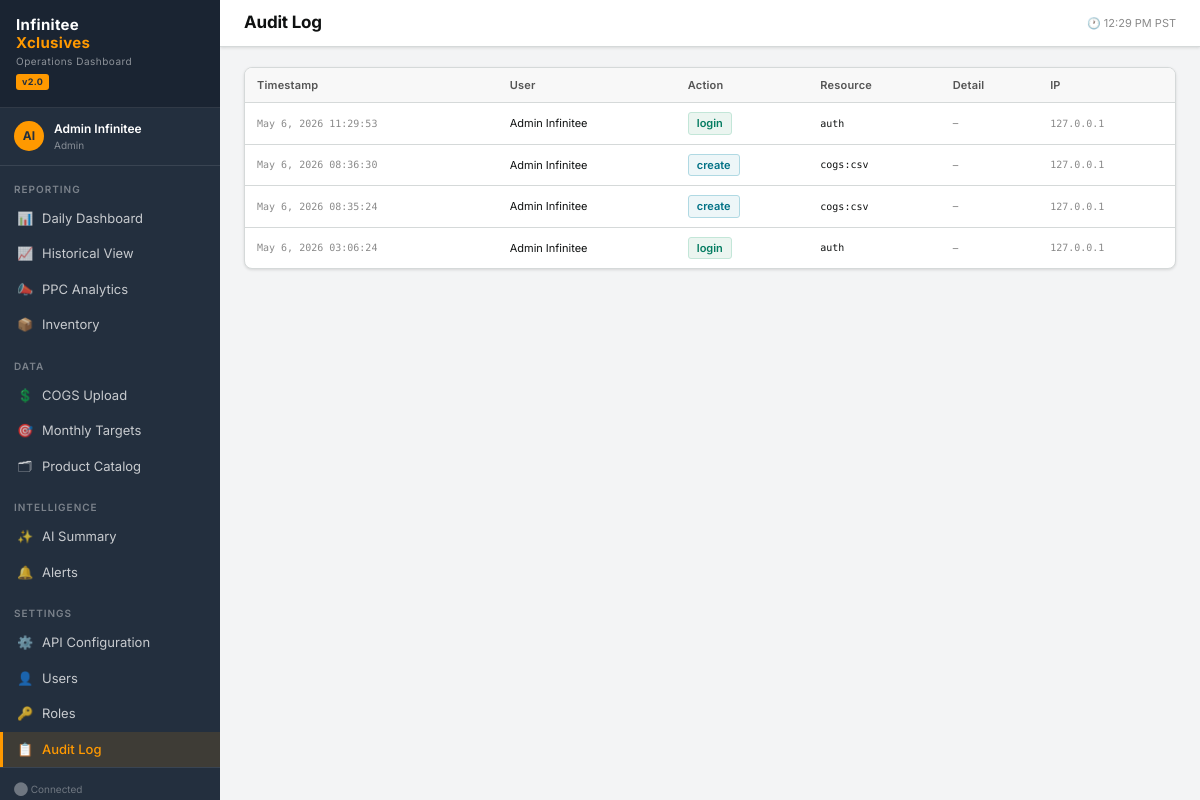
Screenshot of /auth/audit/ (signed in) with the database file from the repository.
### apps/users/models.py (models this page shows, shortened)
class User(AbstractBaseUser, PermissionsMixin):
    email        = models.EmailField(unique=True)
    first_name   = models.CharField(max_length=64)
    last_name    = models.CharField(max_length=64)
    role         = models.ForeignKey(Role, on_delete=models.PROTECT,
                                     null=True, blank=True,
                                     related_name='users')
    is_active    = models.BooleanField(default=True)
    is_staff     = models.BooleanField(default=False)
    avatar       = models.ImageField(upload_to='avatars/', null=True, blank=True)
    timezone     = models.CharField(max_length=64, default='America/Los_Angeles')
    phone        = models.CharField(max_length=20, blank=True)
    created_at   = models.DateTimeField(auto_now_add=True)
    updated_at   = models.DateTimeField(auto_now=True)
    last_login_ip = models.GenericIPAddressField(null=True, blank=True)
    login_count  = models.PositiveIntegerField(default=0)
    allowed_marketplaces = models.JSONField(
        default=list,
        help_text='Empty list = all marketplaces allowed'
    )
    USERNAME_FIELD  = 'email'
    REQUIRED_FIELDS = ['first_name', 'last_name']
    objects = UserManager()
    class Meta:
        db_table = 'ix_users'
        ordering = ['email']
    @property
    def full_name(self):
        return f'{self.first_name} {self.last_name}'.strip()
    def has_perm_flag(self, flag: str) -> bool:
        if self.is_superuser:
            return True
        if not self.role:
            return False
        return getattr(self.role, flag, False)

class AuditLog(models.Model):
    ACTION_CHOICES = [
        ('login', 'Login'), ('logout', 'Logout'),
        ('view', 'View'), ('create', 'Create'),
        ('update', 'Update'), ('delete', 'Delete'),
        ('api_call', 'API Call'), ('export', 'Export'),
        ('ai_summary', 'AI Summary Generated'),
    ]
    user       = models.ForeignKey(User, on_delete=models.SET_NULL, null=True,
                                   related_name='audit_logs')
    action     = models.CharField(max_length=32, choices=ACTION_CHOICES)
    resource   = models.CharField(max_length=128)
    detail     = models.TextField(blank=True)
    ip_address = models.GenericIPAddressField(null=True, blank=True)
    user_agent = models.CharField(max_length=256, blank=True)
    created_at = models.DateTimeField(auto_now_add=True)
    class Meta:
        db_table = 'ix_audit_log'
        ordering = ['-created_at']
        indexes = [
            models.Index(fields=['user', 'created_at']),
            models.Index(fields=['action', 'created_at']),
        ]

### apps/users/views.py (the view)
# urls.py: path('audit/',              views.audit_log,          name='audit'),
@login_required
@permission_required('can_view_audit_log')
def audit_log(request):
    logs = AuditLog.objects.select_related('user').order_by('-created_at')[:500]
    return render(request, 'users/audit_log.html', {'logs': logs})

### apps/core/context_processors.py (called while the page is built)
def global_context(request):
    ctx = {
        'APP_VERSION': '2.0',
        'MARKETPLACES': list(settings.AMAZON_MARKETPLACES.keys()),
    }
    if request.user.is_authenticated and request.user.role:
        ctx['user_role'] = request.user.role
    return ctx

### apps/core/templatetags/ix_tags.py (called while the page is built)
@register.filter
def has_perm(user, flag):
    if not user or not user.is_authenticated:
        return False
    return user.has_perm_flag(flag)

### templates/users/audit_log.html (shortened to what this page needs)
{% extends "base/base.html" %}
{% block nav_audit %}active{% endblock %}
{% block page_title %}Audit Log{% endblock %}
{% block content %}
<div class="table-wrap">
  <table>
    <thead>
      <tr>
        <th style="text-align:left">Timestamp</th>
        <th style="text-align:left">User</th>
        <th style="text-align:left">Action</th>
        <th style="text-align:left">Resource</th>
        <th style="text-align:left">Detail</th>
        <th style="text-align:left">IP</th>
      </tr>
    </thead>
    <tbody>
      {% for log in logs %}
      <tr>
        <td style="text-align:left;font-family:'DM Mono',monospace;font-size:10px;color:var(--text3);white-space:nowrap">
          {{ log.created_at|date:"M j, Y H:i:s" }}
        </td>
        <td style="text-align:left;font-size:11px">
          {% if log.user %}{{ log.user.full_name }}{% else %}<span style="color:var(--text3)">–</span>{% endif %}
        </td>
        <td style="text-align:left">
          <span class="badge {% if log.action == 'login' %}badge-green{% elif log.action == 'delete' %}badge-red{% elif log.action == 'ai_summary' %}badge-gold{% else %}badge-blue{% endif %}">
            {{ log.action }}
          </span>
        </td>
        <td style="text-align:left;font-family:'DM Mono',monospace;font-size:10px">{{ log.resource }}</td>
        <td style="text-align:left;font-size:11px;color:var(--text3);max-width:200px;overflow:hidden;text-overflow:ellipsis;white-space:nowrap">
          {{ log.detail|default:"–" }}
        </td>
        <td style="text-align:left;font-family:'DM Mono',monospace;font-size:10px;color:var(--text3)">
          {{ log.ip_address|default:"–" }}
        </td>
      </tr>
      {% empty %}
      <tr><td colspan="6" style="text-align:center;padding:32px;color:var(--text3)">No audit entries.</td></tr>
      {% endfor %}
    </tbody>
  </table>
</div>
{% endblock %}

### templates/base/base.html (shortened to what this page needs)
{% load ix_tags %}<!DOCTYPE html>
<html lang="en">
<head>
</head>
<body>
{% if user.is_authenticated %}
<aside class="sidebar">
  <div class="brand">
    <div class="brand-logo">Infinitee<br><span>Xclusives</span></div>
    <div class="brand-sub">Operations Dashboard</div>
    <div class="brand-badge">v2.0</div>
  </div>
  <div class="sidebar-user">
    <div class="sidebar-avatar">{{ user.first_name.0 }}{{ user.last_name.0 }}</div>
    <div>
      <div class="sidebar-uname">{{ user.full_name }}</div>
      <div class="sidebar-urole">{{ user.role.name|default:"Admin" }}</div>
    </div>
  </div>
  <div class="nav-section">Reporting</div>
  <a href="{% url 'dashboard:index' %}" class="nav-item {% block nav_dashboard %}{% endblock %}">
    <span class="nav-icon">📊</span> Daily Dashboard
  </a>
  {% if user|has_perm:'can_view_historical' %}
  <a href="{% url 'dashboard:historical' %}" class="nav-item {% block nav_history %}{% endblock %}">
    <span class="nav-icon">📈</span> Historical View
  </a>
  {% endif %}
  {% if user|has_perm:'can_view_ppc' %}
  <a href="{% url 'dashboard:ppc' %}" class="nav-item {% block nav_ppc %}{% endblock %}">
    <span class="nav-icon">📣</span> PPC Analytics
  </a>
  {% endif %}
  {% if user|has_perm:'can_view_inventory' %}
  <a href="{% url 'dashboard:inventory' %}" class="nav-item {% block nav_inventory %}{% endblock %}">
    <span class="nav-icon">📦</span> Inventory
  </a>
  {% endif %}
  <div class="nav-section">Data</div>
  {% if user|has_perm:'can_manage_cogs' %}
  <a href="{% url 'dashboard:cogs' %}" class="nav-item {% block nav_cogs %}{% endblock %}">
    <span class="nav-icon">💲</span> COGS Upload
  </a>
  {% endif %}
  {% if user|has_perm:'can_manage_targets' %}
  <a href="{% url 'dashboard:targets' %}" class="nav-item {% block nav_targets %}{% endblock %}">
    <span class="nav-icon">🎯</span> Monthly Targets
  </a>
  {% endif %}
  {% if user|has_perm:'can_manage_catalog' %}
  <a href="{% url 'dashboard:catalog' %}" class="nav-item {% block nav_catalog %}{% endblock %}">
    <span class="nav-icon">🗂</span> Product Catalog
  </a>
  {% endif %}
  <div class="nav-section">Intelligence</div>
  {% if user|has_perm:'can_generate_ai_summary' %}
  <a href="{% url 'dashboard:summary' %}" class="nav-item {% block nav_summary %}{% endblock %}">
    <span class="nav-icon">✨</span> AI Summary
  </a>
  {% endif %}
  <a href="{% url 'dashboard:alerts' %}" class="nav-item {% block nav_alerts %}{% endblock %}" id="alertsNavItem">
    <span class="nav-icon">🔔</span> Alerts
  </a>
  {% if user|has_perm:'can_configure_api' %}
  <div class="nav-section">Settings</div>
  <a href="{% url 'amazon_api:list' %}" class="nav-item {% block nav_api %}{% endblock %}">
    <span class="nav-icon">⚙️</span> API Configuration
  </a>
  {% endif %}
  {% if user|has_perm:'can_manage_users' %}
  <a href="{% url 'users:list' %}" class="nav-item {% block nav_users %}{% endblock %}">
    <span class="nav-icon">👤</span> Users
  </a>
  <a href="{% url 'users:roles' %}" class="nav-item {% block nav_roles %}{% endblock %}">
    <span class="nav-icon">🔑</span> Roles
  </a>
  {% endif %}
  {% if user|has_perm:'can_view_audit_log' %}
  <a href="{% url 'users:audit' %}" class="nav-item {% block nav_audit %}{% endblock %}">
    <span class="nav-icon">📋</span> Audit Log
  </a>
  {% endif %}
  <div class="sidebar-footer">
    <div id="sidebarStatus" style="margin-bottom:6px">⬤ Connected</div>
  </div>
</aside>
<main class="main">
  <div class="topbar">
    <div class="topbar-left">
      <div class="page-title">{% block page_title %}Dashboard{% endblock %}</div>
    </div>
    <div class="topbar-right">
      <span id="mpClock" style="font-size:11px;color:var(--text3)"></span>
    </div>
  </div>
  <div class="content page-fade">
    {% block content %}{% endblock %}
  </div>
</main>
{% else %}
{% block auth_content %}{% endblock %}
{% endif %}
</body>
</html>

### rows the page displays
User: first_name.0 "A", last_name.0 "I", full_name "Admin Infinitee", role.name "Admin"
AuditLog: created_at "May 6, 2026 11:29:53", user.full_name "Admin Infinitee", action "login", resource "auth", detail "–", ip_address "127.0.0.1"
AuditLog: created_at "May 6, 2026 08:36:30", user.full_name "Admin Infinitee", action "create", resource "cogs:csv", detail "–", ip_address "127.0.0.1"
AuditLog: created_at "May 6, 2026 08:35:24", user.full_name "Admin Infinitee", action "create", resource "cogs:csv", detail "–", ip_address "127.0.0.1"
AuditLog: created_at "May 6, 2026 03:06:24", user.full_name "Admin Infinitee", action "login", resource "auth", detail "–", ip_address "127.0.0.1"
